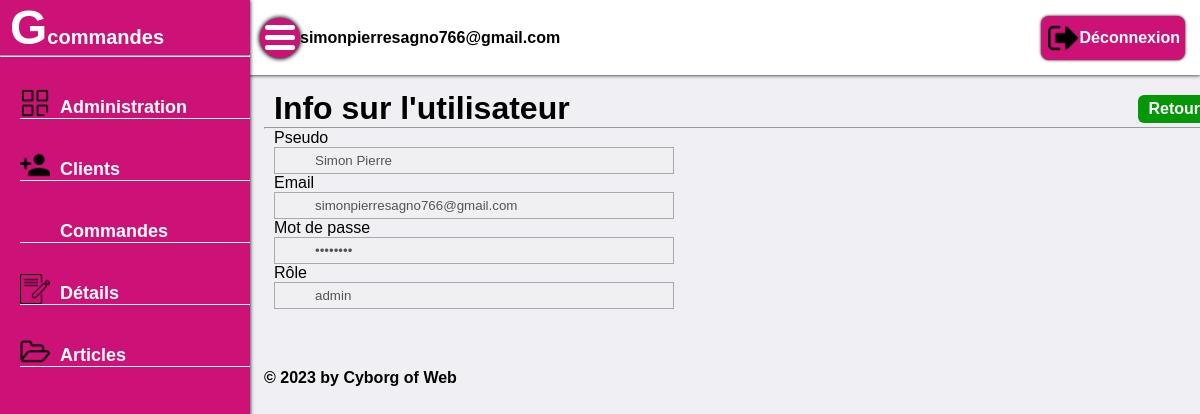
/voir_user.php?id=3 (signed in), run on the app's committed database.
### tables this page shows
CREATE TABLE `t_utilisateur` (
  `id_utilisateur` int(10) UNSIGNED NOT NULL,
  `pseudo` varchar(255) DEFAULT NULL,
  `email` varchar(255) DEFAULT NULL,
  `mot_de_passe` varchar(255) DEFAULT NULL,
  `role_user` enum('admin','user') DEFAULT NULL,
  `token` varchar(255) DEFAULT NULL
);

### voir_user.php (the view, shortened to what this page needs)
<?php
	try{
        $pdo = new PDO("mysql:host=localhost;dbname=g_commande;charset=utf8","root","");
    }catch (PDOException $exception) {
        header("Location:404.php");
    }
    $requette = $pdo->prepare("SELECT id_utilisateur,pseudo,email,mot_de_passe,role_user,token FROM t_utilisateur WHERE id_utilisateur=:num LIMIT 1");
    $requette->bindValue(':num',$_GET['id'],PDO::PARAM_INT);
    $execution = $requette->execute();
    $valeur = $requette->fetch();
?>
<!DOCTYPE html>
<html lang="en">
<head>
    <link rel="stylesheet" href="style.css">
</head>
<body>
    <div class="wrap">
        <div class="slide_bar">
            <h1>G<span>commandes</span></h1>
            <hr>
            <div class="slide_list">
                    <a href="tableau.php">
                        <img src="icone/dashbord.png" alt="">
                        <span>Administration</span>
                    </a>
                    <a href="adminClient.php">
                        <img src="icone/client.png" alt="">
                        <span>Clients</span>
                    </a>
                    <a href="adminCommande.php">
                        <span>Commandes</span>
                    </a>
                    <a href="adminDetail.php">
                        <img src="icone/detail.png" alt="">
                        <span>Détails</span>
                    </a>
                    <a href="adminArticle.php">
                        <img src="icone/article.png" alt="">
                        <span>Articles</span>
                    </a>
            </div>
        </div>
        <div class="header">
            <div class="sub_option">
                <div class="menu_icon"></div>
                <span style="font-weight: 600;"><?php echo $_SESSION["mail"]; ?></span>
            </div>
            <div class="subMenu_item">
                <a href="deconnexion.php" id="disconnect">
                    <img src="icone/deconnexion.png" alt="">
                    <span>Déconnexion</span>
                </a>
            </div>
        </div>
        <div class="main"  style="height: 70vh;">
            <div class="main_option">
                <h1>Info sur l'utilisateur</h1>
                <div class="main_sub_option">
                    <a href="utilisateur.php">Retour</a>
                </div>
            </div>
            <hr>
            <div class="main_table">
                <form action="#" method="POST">
                    <label>Pseudo</label>
                    <input type="text" name="pseudo" id="" disabled value="<?= $valeur['pseudo'] ?>">
                    <label>Email</label>
                    <input type="email" name="email" id="" disabled value="<?= $valeur['email'] ?>">
                    <label>Mot de passe</label>
                    <input type="password" name="mot_de_passe" id="" disabled value="<?= $valeur['mot_de_passe'] ?>">
                    <label>Rôle</label>
                    <input type="text" name="role" id="" disabled value="<?= $valeur['role_user'] ?>">
                </form>
            </div>
            <div class="footer" style="margin-top: 60px;">
                <span id="footer">© 2023 by Cyborg of Web</span>
            </div>
        </div>
    </div>
</body>
</html>

### style.css (style rules this page uses)
* { margin: 0; padding: 0; font-family: Poppins Light, sans-serif ; box-sizing: border-box; text-decoration: none; }
body { background: rgba(227, 227, 234, 0.5); }
.slide_bar { position: fixed; top: 0; left: 0; bottom: 0; width: 250px; overflow: hidden; height: 100%; background: #c17;; z-index: 10; box-shadow: 0 0 4px #000; }
.slide_bar h1 { font-size: 48px; color: #fff; margin-left: 10px; }
.slide_bar h1 span { font-size: 20px; }
.slide_list { margin-left: 20px; }
.slide_list a img { width: 30px; margin-right: 10px; }
.slide_list a { display: flex; align-items: center; margin-top: 30px; border-bottom: 1px solid #fff ; }
.slide_list a span { color: #fff; margin-top: 10px; font-weight: bold; font-size: 18px; }
.header { position: fixed; width: 86%; margin-left: 190px; height: 75px; background: #fff; display: flex; align-items: center; justify-content: space-between; box-shadow: 0 0 4px #000; }
.sub_option { display: flex; align-items: center; justify-content: space-between; margin-left: 260px; }
.menu_icon { position: relative; display: flex; align-items: center; justify-content: center; height: 40px; width: 40px; border-radius: 50%; cursor: pointer; background: #c17; box-shadow: 0 0 4px 1px #000; }
.menu_icon::before { content: ""; position: absolute; width: 30px; height: 5px; background: #fff; border-radius: 8px; box-shadow: 0 10px 0#fff; transform: translateY(-10px); }
.menu_icon::after { content: ""; position: absolute; width: 30px; height: 5px; background: #fff; border-radius: 8px; transform: translateY(10px); }
.subMenu_item { display: flex; align-items: center; margin-right: 15px; }
.subMenu_item img { width: 30px; margin: 2px; }
#disconnect { display: flex; align-items: center; background: #c17; padding: 5px; border-radius: 8px; box-shadow: 0 0 3px #000; }
#disconnect span { color: #fff; font-weight: 600; }
#disconnect img { width: 30px; }
.main { position: absolute; width: 80%; margin-left: 264px; height: 73vh; margin-top: 90px; z-index: -10; }
.main_option { display: flex; justify-content: space-between; }
.main_option h1 { margin-left: 10px; }
.main_sub_option { display: flex; align-items: center; margin-right: 10px; }
.main_sub_option a { background: rgb(5, 151, 5); padding: 5px 10px; border-radius: 6px; margin: 4px; color: #fff; font-weight: 600; }
.main_table { width: 100%; }
.main_table form { width: 400px; margin-left: 10px; display: flex; flex-direction: column; }
.main_table form input { padding: 5px 10%; border: 1px solid rgba(101, 101, 107, 0.5); }
.footer { margin-top: 20px; }
.footer #footer { color: #000; font-weight: 600; }
@media screen and (max-width : 2500px) { .header { width: 100%; margin-left: 0; } }
@media screen and (max-width : 1500px) { .header { width: 100%; margin-left: 0; } }

### data on the page
t_utilisateur: pseudo "Simon Pierre", email "simonpierresagno766@gmail.com", role "admin"

### other printed values
$_SESSION["mail"] "simonpierresagno766@gmail.com"
